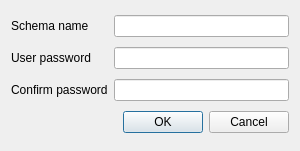
<ui version="4.0" >
 <class>SchemaPropertiesDialog</class>
 <widget class="QDialog" name="SchemaPropertiesDialog" >
  <property name="geometry" >
   <rect>
    <x>0</x>
    <y>0</y>
    <width>300</width>
    <height>151</height>
   </rect>
  </property>
  <property name="windowTitle" >
   <string>Schema properties</string>
  </property>
  <property name="modal" >
   <bool>true</bool>
  </property>
  <layout class="QGridLayout" >
   <item row="0" column="0" >
    <widget class="QLabel" name="labelName" >
     <property name="text" >
      <string>Schema name</string>
     </property>
     <property name="buddy" >
      <cstring>lineEditName</cstring>
     </property>
    </widget>
   </item>
   <item row="0" column="1" >
    <widget class="QLineEdit" name="lineEditName" />
   </item>
   <item row="1" column="0" >
    <widget class="QLabel" name="labelPassword" >
     <property name="text" >
      <string>User password</string>
     </property>
     <property name="buddy" >
      <cstring>lineEditPassword1</cstring>
     </property>
    </widget>
   </item>
   <item row="1" column="1" >
    <widget class="QLineEdit" name="lineEditPassword1" >
     <property name="echoMode" >
      <enum>QLineEdit::Password</enum>
     </property>
    </widget>
   </item>
   <item row="2" column="0" >
    <widget class="QLabel" name="labelConfirm" >
     <property name="text" >
      <string>Confirm password</string>
     </property>
     <property name="buddy" >
      <cstring>lineEditPassword2</cstring>
     </property>
    </widget>
   </item>
   <item row="2" column="1" >
    <widget class="QLineEdit" name="lineEditPassword2" >
     <property name="echoMode" >
      <enum>QLineEdit::Password</enum>
     </property>
    </widget>
   </item>
   <item row="3" column="0" colspan="2" >
    <widget class="QDialogButtonBox" name="buttonBox" >
     <property name="orientation" >
      <enum>Qt::Horizontal</enum>
     </property>
     <property name="standardButtons" >
      <set>QDialogButtonBox::Cancel|QDialogButtonBox::NoButton|QDialogButtonBox::Ok</set>
     </property>
    </widget>
   </item>
  </layout>
 </widget>
 <tabstops>
  <tabstop>lineEditName</tabstop>
  <tabstop>lineEditPassword1</tabstop>
  <tabstop>lineEditPassword2</tabstop>
  <tabstop>buttonBox</tabstop>
 </tabstops>
 <resources/>
 <connections>
  <connection>
   <sender>buttonBox</sender>
   <signal>accepted()</signal>
   <receiver>SchemaPropertiesDialog</receiver>
   <slot>accept()</slot>
   <hints>
    <hint type="sourcelabel" >
     <x>248</x>
     <y>254</y>
    </hint>
    <hint type="destinationlabel" >
     <x>157</x>
     <y>274</y>
    </hint>
   </hints>
  </connection>
  <connection>
   <sender>buttonBox</sender>
   <signal>rejected()</signal>
   <receiver>SchemaPropertiesDialog</receiver>
   <slot>reject()</slot>
   <hints>
    <hint type="sourcelabel" >
     <x>316</x>
     <y>260</y>
    </hint>
    <hint type="destinationlabel" >
     <x>286</x>
     <y>274</y>
    </hint>
   </hints>
  </connection>
 </connections>
</ui>
